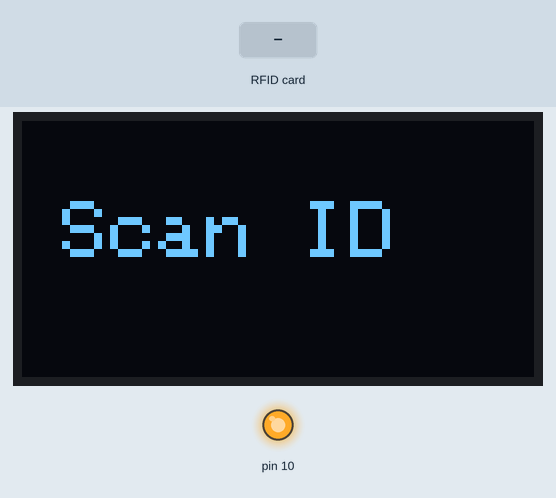
Bench run of a sketch on a simulated Arduino Uno, built with avr-gcc and run on an emulated ATmega328P. Shown: 128×64 one-colour display, output pins drawn as LEDs (lit = HIGH). The inputs (shaded band) are chosen by the test bench.

Above: at 1.3 s.
1.4 s: RFID card 34 DB 3B 06 held to the reader
At 2.6 s:
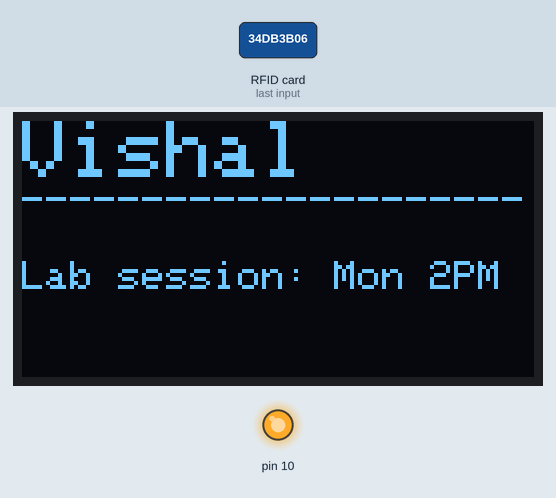
Timing chart, 0 to 4.4 s (numbered marks = the images above; inputs shaded):
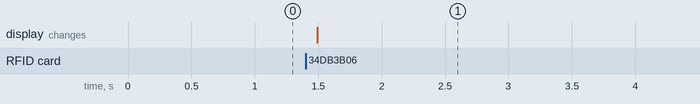

The sketch:

RFID.ino
```cpp
#include <SPI.h>
#include <MFRC522.h>
#include <Wire.h>
#include <Adafruit_GFX.h>
#include <Adafruit_SSD1306.h>

// --- Pin Definitions ---
#define SS_PIN    5   // RFID SDA (SS) pin
#define RST_PIN   4   // RFID Reset pin
#define SCREEN_WIDTH 128
#define SCREEN_HEIGHT 64

// --- Object Initializations ---
MFRC522 mfrc522(SS_PIN, RST_PIN);
Adafruit_SSD1306 display(SCREEN_WIDTH, SCREEN_HEIGHT, &Wire, -1);

// --- Student Data Structure ---
struct Student {
  byte uid[4];
  const char* name;
  const char* notice;
};

// --- Mock Student Database ---
// Enter the 4 UIDs you provided
Student students[] = {
  {{0x34, 0xDB, 0x3B, 0x06}, "Vishal", "Lab session: Mon 2PM"},
  {{0x22, 0x63, 0x12, 0x05}, "Durai", "Exam on: 04/09/25"},
  {{0xD6, 0xFC, 0xF8, 0x05}, "Palanivel", "Fee payment due"},
  {{0x74, 0xF0, 0xE9, 0x00}, "venkat", "Project submission Fri"}
};
const int numStudents = sizeof(students) / sizeof(students[0]);

void setup() {
  Serial.begin(9600); // For debugging
  SPI.begin();        // Init SPI bus
  mfrc522.PCD_Init(); // Init MFRC522

  // Initialize OLED display
  if(!display.begin(SSD1306_SWITCHCAPVCC, 0x3C)) {
    Serial.println(F("SSD1306 allocation failed"));
    for(;;);
  }

  showDefaultMessage();
}

void loop() {
  // Look for new cards
  if (!mfrc522.PICC_IsNewCardPresent() || !mfrc522.PICC_ReadCardSerial()) {
    delay(50);
    return;
  }

  // A card is present, find the matching student
  bool studentFound = false;
  for (int i = 0; i < numStudents; i++) {
    // Compare the scanned UID with the student's UID in our database
    if (memcmp(mfrc522.uid.uidByte, students[i].uid, 4) == 0) {
      displayStudentInfo(students[i]);
      studentFound = true;
      break; // Exit the loop once a match is found
    }
  }

  if (!studentFound) {
    showAccessDenied();
  }

  // Halt the card and wait before showing the default message again
  mfrc522.PICC_HaltA();
  delay(5000); // Show the message for 5 seconds
  showDefaultMessage();
}

// --- Display Functions ---

void showDefaultMessage() {
  display.clearDisplay();
  display.setTextSize(2);
  display.setTextColor(SSD1306_WHITE);
  display.setCursor(10, 20);
  display.println("Scan ID");
  display.display();
}

void displayStudentInfo(const Student& student) {
  display.clearDisplay();
  display.setTextSize(2);
  display.setCursor(0, 0);
  display.println(student.name);
  display.setTextSize(1);
  display.println("---------------------");
  display.setCursor(0, 35);
  display.println(student.notice);
  display.display();
}

void showAccessDenied() {
  display.clearDisplay();
  display.setTextSize(2);
  display.setCursor(10, 20);
  display.println("ACCESS");
  display.setCursor(25, 40);
  display.println("DENIED");
  display.display();
}
```

Measured:
- after the input at 1.4 s, the display: changes after 0.09 s (image 1)
